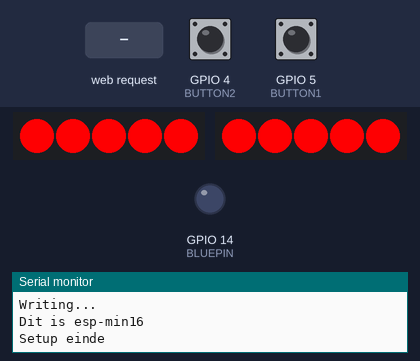
The sketch below on a simulated ESP8266 (NodeMCU). On the bench: 2 × 5 RGB LEDs in strip order, left to right, output pins drawn as LEDs (lit = HIGH), the last lines printed to the serial monitor. The inputs (shaded band) are chosen by the test bench; at power-on: GPIO 5 (BUTTON1) HIGH, GPIO 4 (BUTTON2) HIGH. Dim RGB values are drawn brighter than linear; WiFi joins after 1.5 s; servers stay silent unless stated; EEPROM starts erased.

Above: at 1.6 s.
1.7 s: GPIO 5 (BUTTON1) pulled LOW for 3.2 s
At 6.0 s:
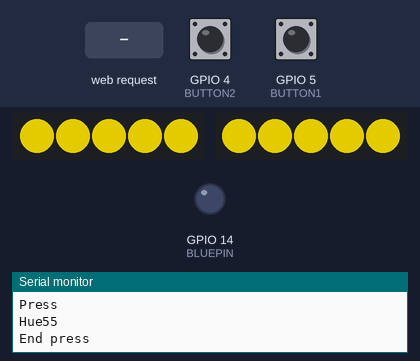
6.4 s: HTTP request GET /kleur?h=1 received
At 7.5 s:
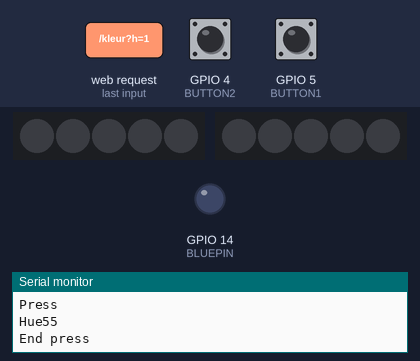
7.9 s: HTTP request GET /kleur?h=1&s=1&v=1 received
At 8.7 s:
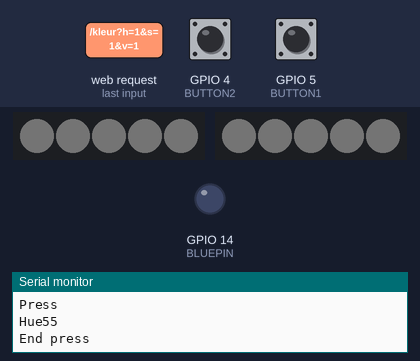
9.4 s: GPIO 5 (BUTTON1) pulled LOW for 1 s
At 10.9 s:
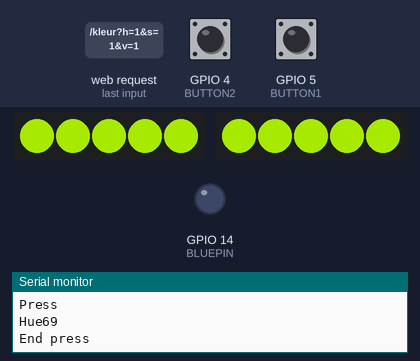
11.9 s: HTTP request GET /kleur?h=120&s=120&v=120 received
At 12.4 s:
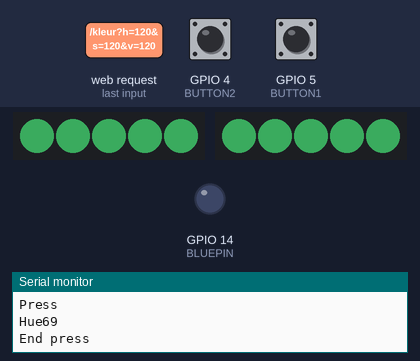
13.4 s: GPIO 5 (BUTTON1) pulled LOW for 1 s
At 15.7 s:
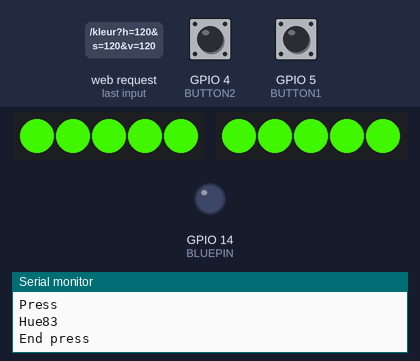
Timing chart, 0 to 16.9 s (numbered marks = the images above; inputs shaded):
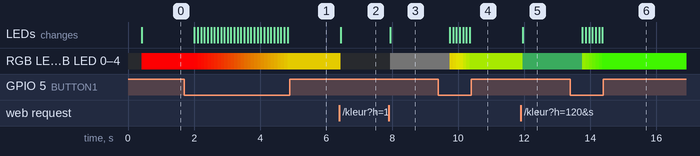

Measured:
- after the input at 1.7 s, RGB LED 0–4, RGB LED 0–4: RGB(253, 0, 2) → RGB(253, 2, 0) after 0.31 s, → RGB(247, 8, 0) 0.10 s later, → RGB(242, 13, 0) 0.10 s later, → RGB(237, 18, 0) 0.10 s later, … (29 changes in this stretch)
- after the input at 6.4 s, RGB LED 0–4, RGB LED 0–4: RGB(171, 152, 0) → off at once; the LEDs: change at once (image 2)
- after the input at 7.9 s, RGB LED 0–4, RGB LED 0–4: off → RGB(1, 1, 1) at once; the LEDs: change at once (image 3)
- after the input at 9.4 s, RGB LED 0–4, RGB LED 0–4: RGB(1, 1, 1) → RGB(171, 157, 0) after 0.35 s, → RGB(171, 162, 0) 0.10 s later, → RGB(171, 168, 0) 0.10 s later, → RGB(166, 172, 0) 0.10 s later, … (7 changes in this stretch); the LEDs: first change after 0.35 s (image 4 shows a later state)
- after the input at 11.9 s, RGB LED 0–4, RGB LED 0–4: RGB(134, 188, 0) → RGB(16, 47, 26) after 0.06 s; the LEDs: change after 0.06 s (image 5)
- after the input at 13.4 s, RGB LED 0–4, RGB LED 0–4: RGB(16, 47, 26) → RGB(123, 194, 0) after 0.36 s, → RGB(113, 199, 0) 0.10 s later, → RGB(102, 204, 0) 0.10 s later, → RGB(91, 210, 0) 0.10 s later, … (7 changes in this stretch); the LEDs: first change after 0.36 s (image 6 shows a later state)

The sketch:

lichtbak-rgb-basis.ino
```cpp
#define FASTLED_ESP8266_RAW_PIN_ORDER
#include <FastLED.h>
#include <EEPROM.h>
#include <ESP8266WiFi.h>
#include <ESP8266WebServer.h>
#include <ESP8266mDNS.h>
#include <ESP8266HTTPUpdateServer.h>

// ************************* BELANGRIJKE INSTELLINGEN *************************
#define WS28XX					// Indien uit commentaar: WS28XX strip, anders RGB uitgang
//onderstaande in commentaar zetten als al ingesteld / bij update
#define NUM_LEDS_PER_STRIP 5	// Aantal LEDs op WS28XX strip
#define THISNAME "min16"  // Naam (voor mDNS), max 15 characters!
// ****************************************************************************
#define REDPIN   13
#define GREENPIN 12
#define BLUEPIN  14
#define BUTTON1  5
#define BUTTON2  4

const char* ssid = "klj";
const char* password = "zomergem";
const char* pre_host = "esp-";

ESP8266WebServer httpServer(80);
ESP8266HTTPUpdateServer httpUpdater;

static uint8 hue;
static uint8 brightness;
static uint8 debounce;
static uint8 mode;
static CRGB::HTMLColorCode mode2color;
static CRGB leds[NUM_LEDS_PER_STRIP];
static String host;

void setup() {
	pinMode(REDPIN, OUTPUT);
	pinMode(GREENPIN, OUTPUT);
	pinMode(BLUEPIN, OUTPUT);
	pinMode(BUTTON1, INPUT);
	pinMode(BUTTON2, INPUT);
	analogWriteRange(255);

	Serial.begin(115200);
	Serial.println("Starting...");
	EEPROM.begin(64);
	//laatste instelling terug ophalen
	EEPROM.get(16, hue);
	EEPROM.get(17, brightness);
	if (brightness == 0) brightness = 255;
	//naam ophalen
	Serial.println("Writing...");
	delay(100);
#ifdef THISNAME
	eeprom_write_string(0, THISNAME);
	EEPROM.commit();
	delay(100);
#endif
	char this_host[16];
	eeprom_read_string(0, this_host, 16);

	//probeer met Wifi te verbinden voor update
	WiFi.begin(ssid, password);
	delay(100);
	/*memcpy(host, pre_host, sizeof(pre_host));
	memcpy(host + sizeof(pre_host), this_host, sizeof(this_host));*/
	host = pre_host + (String)this_host;
	char __host[sizeof(host)];
	host.toCharArray(__host, sizeof(__host));

	Serial.print("Dit is ");
	Serial.println(host);
	MDNS.begin(__host);
	httpUpdater.setup(&httpServer);
	httpServer.on("/", hoofdpagina);
	httpServer.on("/kleur", kleur);
	httpServer.on("/modus", modus);
	httpServer.begin();
	MDNS.addService("http", "tcp", 80);

	Serial.println("Setup einde");
	//altijd beginnen met vast kleur
	mode = 1;

#ifdef NUM_LEDS_PER_STRIP
	EEPROM.put(18, NUM_LEDS_PER_STRIP);
	EEPROM.commit();
	delay(100);
#endif
#ifdef WS28XX
	//LED strips configureren
	uint8 num_leds_per_strip = NUM_LEDS_PER_STRIP;
	//EEPROM.get(18, num_leds_per_strip);
	FastLED.addLeds<NEOPIXEL, REDPIN>(leds, num_leds_per_strip);
	FastLED.addLeds<NEOPIXEL, GREENPIN>(leds, num_leds_per_strip);
#endif
	showAnalogRGB(CHSV(hue, 255, brightness));
}

void loop()
{
	// First, clear the existing led values
	bool button1 = !digitalRead(BUTTON1);
	bool button2 = !digitalRead(BUTTON2);
	if (button1 || button2)
	{
		if (debounce < 3)
		{
			//even wachten om zeker te zijn
			debounce++;
		}
		else
		{
			Serial.println("Press");
			//één van de knoppen is nu zeker ingedrukt
			if (button1 && !button2)
			{
				Serial.print("Hue");
				Serial.println(hue);
				mode = 1;
				//kleurenspectrum doorlopen zolang knop ingedrukt
				hue = hue + 2;
				showAnalogRGB(CHSV(hue, 255, brightness));
			}
			else if (!button1 && button2)
			{
				Serial.print("Brightness ");
				Serial.println(brightness);
				mode = 1;
				//lichtsterkte doorlopen zolang knop ingedrukt
				brightness = brightness - 3;
				if (brightness < 50) brightness = 255; //minimums
				showAnalogRGB(CHSV(hue, 255, brightness));
			}
			else if (button1 && button2)
			{
				Serial.println("Mode2");
				mode = 2;
				//diagnose knop, alle drie de kleuren + wit doorlopen
				switch (mode2color)
				{
					case CRGB::White:
						mode2color = CRGB::Red;
						break;
					case CRGB::Red:
						mode2color = CRGB::Green;
						break;
					case CRGB::Green:
						mode2color = CRGB::Blue;
						break;
					default:
						mode2color = CRGB::White;
				}
				showAnalogRGB(mode2color);
				delay(1000);
			}
		}
	}
	else
	{
		if (debounce > 2 && mode == 1)
		{
			Serial.println("End press");
			//beide knoppen zijn 0, dus debounce resetten
			debounce = 0;
			//kleur opslaan
			EEPROM.put(16, hue);
			EEPROM.put(17, brightness);
			EEPROM.commit();
			delay(100);
		}

	}

	if (WiFi.isConnected()) httpServer.handleClient();

	delay(100);
}

void showAnalogRGB(const CRGB& rgb)
{
#ifdef WS28XX
	for (int i = 0; i < NUM_LEDS_PER_STRIP; i++) {
		leds[i] = rgb;
	}
	FastLED.show();
#else
	analogWrite(REDPIN, rgb.r);
	analogWrite(GREENPIN, rgb.g);
	analogWrite(BLUEPIN, rgb.b);
#endif
}

void hoofdpagina()
{
	httpServer.send(200, "text/plain", host);
}

void kleur()
{
	if (httpServer.hasArg("h"))
	{
		uint8_t h = atoi(httpServer.arg("h").c_str());
		uint8_t s = atoi(httpServer.arg("s").c_str());
		uint8_t v = atoi(httpServer.arg("v").c_str());

		showAnalogRGB(CHSV(h, s, v));
	}
	String s = "{\"h\":" + String(hue) + ",\"s\":" + String(255) + ",\"v\":" + String(brightness) + "}";
	httpServer.send(200, "application/json", s);
}

void modus()
{
	if (httpServer.hasArg("modus"))
	{

	}
	httpServer.send(200, "text/plain", "Not implemented");
}

// Writes a sequence of bytes to eeprom starting at the specified address.
// Returns true if the whole array is successfully written.
// Returns false if the start or end addresses aren't between
// the minimum and maximum allowed values.
// When returning false, nothing gets written to eeprom.
boolean eeprom_write_bytes(int startAddr, const byte* array, int numBytes) {
	// counter
	int i;

	for (i = 0; i < numBytes; i++) {
		EEPROM.put(startAddr + i, array[i]);
	}
	return true;
}

// Writes a string starting at the specified address.
// Returns true if the whole string is successfully written.
// Returns false if the address of one or more bytes fall outside the allowed range.
// If false is returned, nothing gets written to the eeprom.
boolean eeprom_write_string(int addr, const char* string) {

	int numBytes; // actual number of bytes to be written
				  //write the string contents plus the string terminator byte (0x00)
	numBytes = strlen(string) + 1;
	return eeprom_write_bytes(addr, (const byte*)string, numBytes);
}

// Reads a string starting from the specified address.
// Returns true if at least one byte (even only the string terminator one) is read.
// Returns false if the start address falls outside the allowed range or declare buffer size is zero.
//
// The reading might stop for several reasons:
// - no more space in the provided buffer
// - last eeprom address reached
// - string terminator byte (0x00) encountered.
boolean eeprom_read_string(int addr, char* buffer, int bufSize) {
	byte ch; // byte read from eeprom
	int bytesRead; // number of bytes read so far

	if (bufSize == 0) { // how can we store bytes in an empty buffer ?
		return false;
	}
	// is there is room for the string terminator only, no reason to go further
	if (bufSize == 1) {
		buffer[0] = 0;
		return true;
	}
	bytesRead = 0; // initialize byte counter
	EEPROM.get(addr + bytesRead, ch); // read next byte from eeprom
	buffer[bytesRead] = ch; // store it into the user buffer
	bytesRead++; // increment byte counter
				 // stop conditions:
				 // - the character just read is the string terminator one (0x00)
				 // - we have filled the user buffer
				 // - we have reached the last eeprom address
	while ((ch != 0x00) && (bytesRead < bufSize)) {
		// if no stop condition is met, read the next byte from eeprom
		EEPROM.get(addr + bytesRead, ch);
		buffer[bytesRead] = ch; // store it into the user buffer
		bytesRead++; // increment byte counter
	}
	// make sure the user buffer has a string terminator, (0x00) as its last byte
	if ((ch != 0x00) && (bytesRead >= 1)) {
		buffer[bytesRead - 1] = 0;
	}
	return true;
}
```
